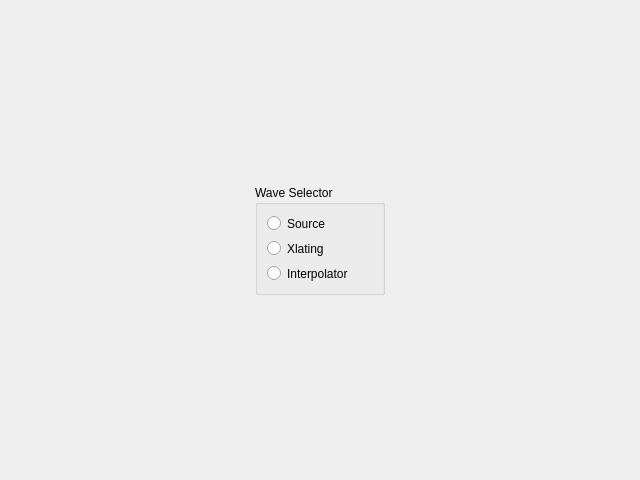
<?xml version="1.0" encoding="UTF-8"?>
<ui version="4.0">
 <class>Form</class>
 <widget class="QWidget" name="Form">
  <property name="geometry">
   <rect>
    <x>0</x>
    <y>0</y>
    <width>640</width>
    <height>480</height>
   </rect>
  </property>
  <property name="windowTitle">
   <string>Source Sink</string>
  </property>
  <layout class="QGridLayout" name="gridLayout_2">
   <item row="0" column="0">
    <layout class="QHBoxLayout" name="horizontalLayout">
     <item>
      <widget class="QGroupBox" name="groupBox">
       <property name="minimumSize">
        <size>
         <width>130</width>
         <height>110</height>
        </size>
       </property>
       <property name="maximumSize">
        <size>
         <width>130</width>
         <height>110</height>
        </size>
       </property>
       <property name="title">
        <string>Wave Selector</string>
       </property>
       <layout class="QGridLayout" name="gridLayout">
        <item row="0" column="0">
         <layout class="QVBoxLayout" name="verticalLayout">
          <item>
           <widget class="QRadioButton" name="source_source_radio">
            <property name="text">
             <string>Source</string>
            </property>
           </widget>
          </item>
          <item>
           <widget class="QRadioButton" name="source_xlating_radio">
            <property name="text">
             <string>Xlating</string>
            </property>
           </widget>
          </item>
          <item>
           <widget class="QRadioButton" name="source_interpolator_radio">
            <property name="text">
             <string>Interpolator</string>
            </property>
           </widget>
          </item>
         </layout>
        </item>
       </layout>
      </widget>
     </item>
    </layout>
   </item>
  </layout>
 </widget>
 <resources/>
 <connections/>
</ui>
